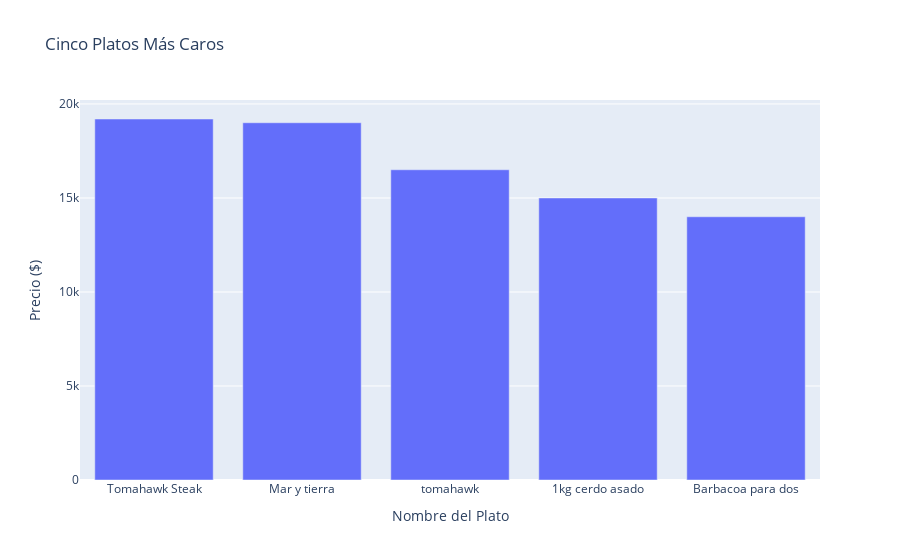

The notebook cell this image was saved under:
### Markdown cell above
Necesitaría saber cuales son los productos más caros que tendría que comprar para ir haciéndome una idea de cual tendría que ser la inversion en materia prima.

-Caridad: Hay alejandro ni que fueras bobo, aqui todos sabemos que los más caros es la carne

Pero para que las cosas salgan bien todo conlleva una investigación.

### Code cell
#Grafico de barras que muestra los 5 platos mas carros
def obtener_precio(plato):
    return plato.get("price")  

platos_principales = data2.get("menu.mains")

todos_platos = []
for lista_platos in platos_principales:
    if isinstance(lista_platos, list):
        todos_platos.extend(lista_platos)


platos_sin_null = []
 
for plato in todos_platos: 
   if "price" in plato and plato["price"] is not None:
       platos_sin_null.append(plato)

platos_principales_ordenados = sorted(platos_sin_null, key=obtener_precio, reverse=True)
cinco_platos_caros = platos_principales_ordenados[:5]

nombres = []
precios = []

for plato in cinco_platos_caros:
    nombres.append(plato.get("item_name", "Desconocido")) 
    precios.append(plato.get("price", 0))

fig = px.bar(
    x=nombres, 
    y=precios, 
    title="Cinco Platos Más Caros", 
    labels={'x': 'Nombre del Plato', 
            'y': 'Precio ($)'}
)
fig.show()

### Figure 1 — Plotly figure (JSON) as saved in the notebook; plotly's stock layout.template omitted (floating-point values rounded to 4 significant figures)
{"data": [{"alignmentgroup": "True", "hovertemplate": "Nombre del Plato=%{x}<br>Precio ($)=%{y}<extra></extra>", "legendgroup": "", "marker": {"color": "#636efa", "pattern": {"shape": ""}}, "name": "", "offsetgroup": "", "orientation": "v", "showlegend": false, "textposition": "auto", "type": "bar", "x": ["Tomahawk Steak", "Mar y tierra", "tomahawk", "1kg cerdo asado", "Barbacoa para dos"], "xaxis": "x", "y": [19200, 19000, 16500, 15000, 14000], "yaxis": "y"}], "layout": {"barmode": "relative", "legend": {"tracegroupgap": 0}, "title": {"text": "Cinco Platos Más Caros"}, "xaxis": {"anchor": "y", "domain": [0, 1], "title": {"text": "Nombre del Plato"}}, "yaxis": {"anchor": "x", "domain": [0, 1], "title": {"text": "Precio ($)"}}}}
